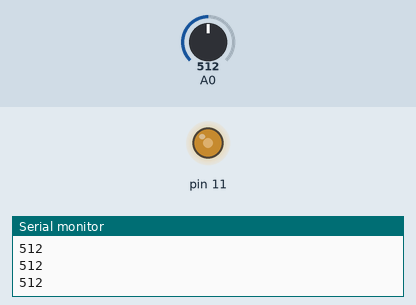
The sketch below on a simulated Arduino Uno, built with avr-gcc and run on an emulated ATmega328P. On the bench: output pins drawn as LEDs (lit = HIGH), the last lines printed to the serial monitor. Inputs (shaded band) come from the test bench; at power-on: A0 = 512.

Above: at 1.2 s.
1.3 s: A0 set to 716
At 2.4 s:
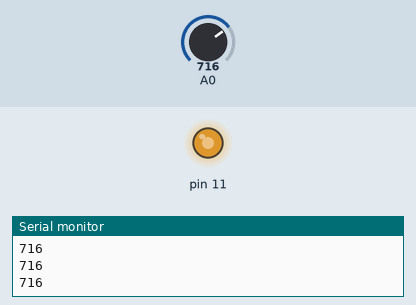
2.8 s: A0 set to 900
At 3.2 s:
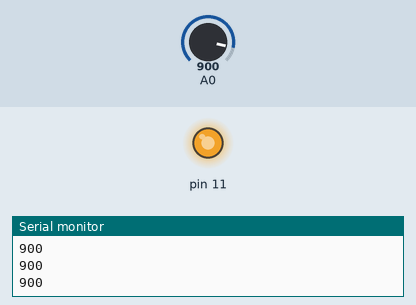
4.3 s: A0 set to 122
At 5.5 s:
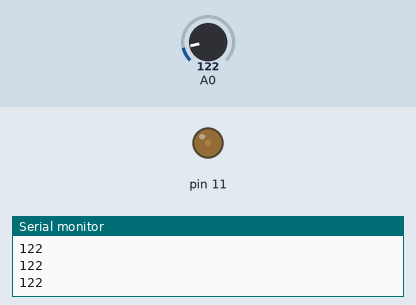
5.8 s: A0 set to 0
At 6.9 s:
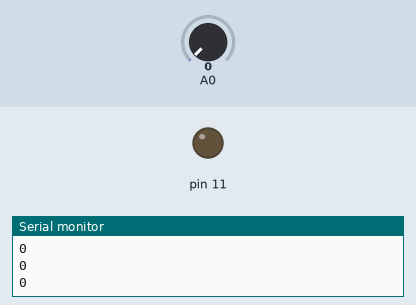
Timing chart, 0 to 8.3 s (numbered marks = the images above; inputs shaded):
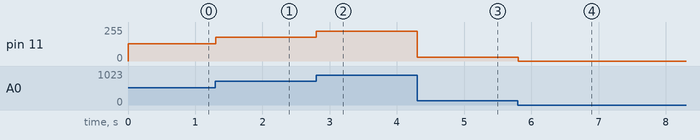

The sketch:

20_analogWrite_PWM.ino
```cpp
void setup() {
  pinMode(11, OUTPUT);
  pinMode(A0, INPUT);
  Serial.begin(9600);
}

void loop() {
  int val = analogRead(A0);
  Serial.println(val);
  analogWrite(11,val / 4);
  delay(10);
}
```

Measured:
- after the input at 1.3 s, pin 11: 128/255 → 179/255 at once
- after the input at 2.8 s, pin 11: 179/255 → 225/255 at once
- after the input at 4.3 s, pin 11: 225/255 → 30/255 at once
- after the input at 5.8 s, pin 11: 30/255 → 0/255 at once
